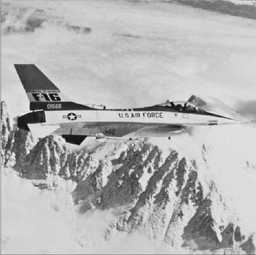
#> input picture 03 DCT VQ/images/F-16-image.png, 256 x 255 px, shrunk from 628 x 625 before the run
$ python M11407509.py
#> lines starting #> are read from the running program, lines starting #| are printed output that depends on the picture
import sys
import cv2 as cv
import numpy as np
import pandas as pd
import math
import matplotlib.pyplot as plt

def Global_DCT(img):
    img_f = np.float32(img)
    dct = cv.dct(img_f)
    idct = cv.idct(dct)
    return dct, np.uint8(np.clip(idct, 0, 255))


def Local_DCT(img, kernel_size=8):
    h, w = img.shape
    img_f = np.float32(img)

    dct_img = np.zeros((h, w), np.float32)
    idct_img = np.zeros((h, w), np.float32)

    for i in range(0, h, kernel_size):
        for j in range(0, w, kernel_size):
            block = img_f[i:i+kernel_size, j:j+kernel_size]
            dct_block = cv.dct(block)
            idct_block = cv.idct(dct_block)
            dct_img[i:i+kernel_size, j:j+kernel_size] = dct_block
            idct_img[i:i+kernel_size, j:j+kernel_size] = idct_block

    return dct_img, np.uint8(np.clip(idct_img, 0, 255))

def frequency_Domain_filter(DCT_img, keep=50):
    filtered = np.zeros_like(DCT_img)
    filtered[:keep, :keep] = DCT_img[:keep, :keep]
    idct = cv.idct(filtered)
    return filtered, np.uint8(np.clip(idct, 0, 255))

def extract_blocks(img, block_size=4):
    h, w = img.shape
    h_cut = h - h % block_size
    w_cut = w - w % block_size
    img = img[:h_cut, :w_cut]

    blocks = []
    for i in range(0, h_cut, block_size):
        for j in range(0, w_cut, block_size):
            block = img[i:i+block_size, j:j+block_size]
            blocks.append(block.flatten())

    return np.array(blocks), (h_cut, w_cut)

def lbg_codebook_training(vectors, codebook_size=64, epsilon=1e-3, max_iter=100):
    np.random.seed(1)
    codebook = vectors[np.random.choice(len(vectors), 1)]

    while len(codebook) < codebook_size:
        codebook = np.vstack((codebook * 1.01, codebook * 0.99))

        for _ in range(max_iter):
            dist = np.linalg.norm(vectors[:, None] - codebook[None, :], axis=2)
            labels = np.argmin(dist, axis=1)

            new_codebook = []
            for i in range(len(codebook)):
                cluster = vectors[labels == i]
                if len(cluster) > 0:
                    new_codebook.append(np.mean(cluster, axis=0))
                else:
                    new_codebook.append(codebook[i])
            new_codebook = np.array(new_codebook)

            if np.linalg.norm(new_codebook - codebook) < epsilon:
                break
            codebook = new_codebook

    return codebook


def vq_encode(vectors, codebook):
    dist = np.linalg.norm(vectors[:, None] - codebook[None, :], axis=2)
    return np.argmin(dist, axis=1)


def vq_decode(indices, codebook, image_shape, block_size=4):
    h, w = image_shape
    rec_img = np.zeros((h, w))
    idx = 0
    for i in range(0, h, block_size):
        for j in range(0, w, block_size):
            rec_img[i:i+block_size, j:j+block_size] = codebook[indices[idx]].reshape(block_size, block_size)
            idx += 1
    return np.uint8(np.clip(rec_img, 0, 255))


def visualize_codebook_as_table(codebook):
    df = pd.DataFrame(codebook.astype(int))
    df.to_csv("codebook.csv", index=False)

if __name__ == '__main__':
    img_path = 'F-16'
    img = cv.imread('images/' + img_path + '-image.png', cv.IMREAD_GRAYSCALE)
#> img is the input picture: shape (255, 256); min 6, max 243, mean 178.8

    # ========== DCT ========== #
    dct_global, idct_global = Global_DCT(img)
#> in Global_DCT, `dct = cv.dct(img_f)`:
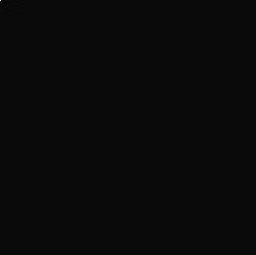
#> dct: shape (255, 256) float32; min -1870.3, max 45687.9, mean 0.6; drawn with min black and max white
    filtered_DCT, idct_filtered = frequency_Domain_filter(dct_global, keep=50)
#> in frequency_Domain_filter, `idct = cv.idct(filtered)`:
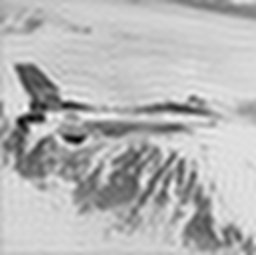
#> idct: shape (255, 256) float32; min -16.9, max 256.4, mean 178.8; drawn with min black and max white

    cv.imwrite('result/'+ img_path +'_idct_global.png', idct_global)
    cv.imwrite('result/'+ img_path +'_idct_filtered.png', idct_filtered)

    # ========== VQ ========== #
    vectors, shape = extract_blocks(img, block_size=4)
#> in extract_blocks, `img = img[:h_cut, :w_cut]`:
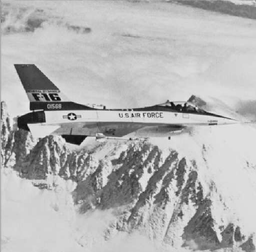
#> img: shape (252, 256); min 6, max 243, mean 178.7
#> after the loop in extract_blocks, `for i in range(0, h_cut, block_size):`: blocks = 4032 items
#> shape = (252, 256)
    codebook = lbg_codebook_training(vectors, codebook_size=64)
#> the loop in lbg_codebook_training, `while len(codebook) < codebook_size:` made 6 passes
    indices = vq_encode(vectors, codebook)
#> indices = 4032 values, max 63 at index 1672, min 0 at index 1135, mean 27.87
    rec_img = vq_decode(indices, codebook, shape, block_size=4)
#> in vq_decode, `h, w = image_shape`: h = 252; w = 256
#> in vq_decode, `rec_img = np.zeros((h, w))`: rec_img: shape (252, 256) float64; every value is 0
#> after the loop in vq_decode, `for i in range(0, h, block_size):`:
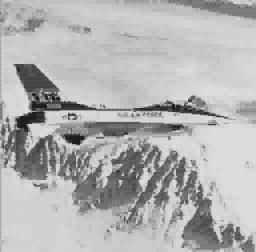
#> rec_img: shape (252, 256) float64; min 24, max 220.4, mean 178.7
#> after the loop in vq_decode, `for i in range(0, h, block_size):`: idx = 4032

    cv.imwrite('result/'+ img_path +"_VQ_reconstructed.png", rec_img)
    visualize_codebook_as_table(codebook)
#> in visualize_codebook_as_table, `df = pd.DataFrame(codebook.astype(int))`: df = table of 64 rows and 16 columns
